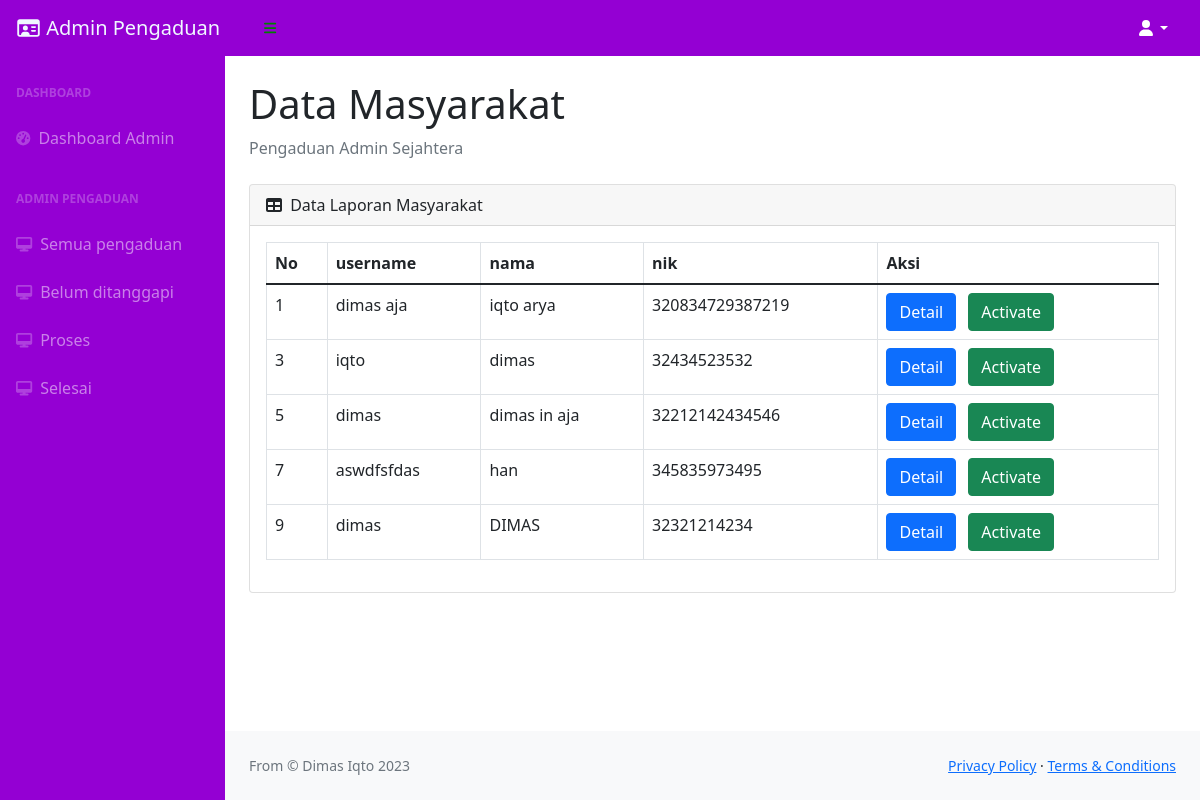
Before: /index.php/admin/data_masyarakat with the older database file.
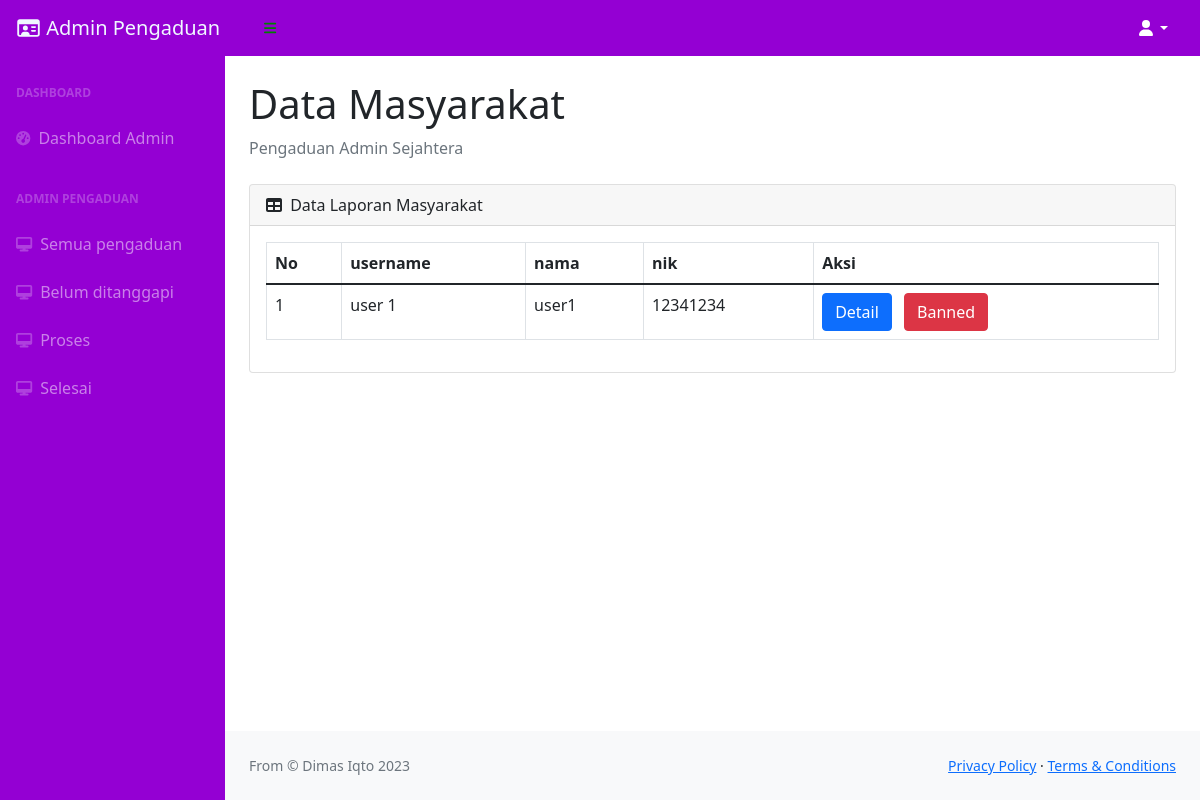
After: the same page with the newer database file.
### tables this page shows
CREATE TABLE `masyarakat` (
  `id` int(11) NOT NULL,
  `nik` varchar(16) NOT NULL,
  `nama` varchar(64) NOT NULL,
  `username` varchar(32) NOT NULL,
  `password` varchar(255) NOT NULL,
  `telp` varchar(15) NOT NULL,
  `status` enum('aktif','banned','','') NOT NULL
);

### application/controllers/Admin.php (called while the page is built, shortened)
<?php
class Admin extends CI_Controller
{
        public function data_masyarakat(){
                $data['user']  = $this->db->get_where('petugas', ['username' => $this->session->userdata('username')])->row_array();
                $data['masyarakat']=$this->M_admin->data_masyarakat()->result_array();
                $this->load->view('templates_admin/header', $data);
                $this->load->view('templates_admin/topbar');
                $this->load->view('templates_admin/sidebar');
                $this->load->view('Dashboard_admin/data_masyarakat', $data);
                $this->load->view('templates_admin/footer');
        }
}

### index.php (called while the page is built, shortened)
<?php
require_once BASEPATH.'core/CodeIgniter.php';

### application/models/M_admin.php (called while the page is built, shortened)
<?php
class M_admin extends CI_Model
{
    public function data_masyarakat(){
        return $this->db->get('masyarakat');
    }
}

### application/views/Dashboard_admin/data_masyarakat.php (the view, shortened to what this page needs)
<div id="layoutSidenav_content">
    <main>
        <div class="container-fluid px-4">
            <h1 class="mt-4">Data Masyarakat</h1>
            <ol class="breadcrumb mb-4">
                <li class="breadcrumb-item active">Pengaduan Admin Sejahtera</li>
            </ol>
            <div class="card mb-4">
                <div class="card-header">
                    <i class="fas fa-table me-1"></i>
                    Data Laporan Masyarakat
                </div>
                <div class="card-body">
                    <table class="table table-bordered">
                        <thead>
                            <tr>
                                <th>No</th>
                                <th>username</th>
                                <th>nama</th>
                                <th>nik</th>
                                <th>Aksi</th>
                            </tr>
                        </thead>
                        <tbody>
                            <?php
                            $no = 1;
                            foreach ($masyarakat as $k) : ?>
                                <tr>
                                    <td><?= $no++ ?></td>
                                    <td><?= $k['username'] ?></td>
                                    <td><?= $k['nama'] ?></td>
                                    <td><?= $k['nik'] ?></td>
                                    <td><button class="btn btn-primary" type="button" data-bs-toggle="modal" data-bs-target="#detailMasyarakatModal<?= $no ?>">Detail</button>
                                    <?php if($k['status']=='aktif'):?>
                                    <button class="btn btn-danger ms-2" data-bs-toggle="modal" data-bs-target="#banMasyarakatModal<?= $k['id'] ?>">Banned</button>
                                    <?php else:?>
                                        <button class="btn btn-success ms-2" data-bs-toggle="modal" data-bs-target="#activateMasyarakatModal<?= $k['id'] ?>">Activate</button>
                                    <?php endif?>
                                </td>
                                </tr>
                            <?php
                                $no++;
                            endforeach ?>
                        </tbody>
                    </table>
                </div>
            </div>
        </div>
    </main>

### application/views/templates_admin/header.php (shortened to what this page needs)
<!DOCTYPE html>
<html lang="en">
    <head>
        <link href="https://cdn.jsdelivr.net/npm/simple-datatables@latest/dist/style.css" rel="stylesheet" />
        <link href="<?= base_url('assets/')?>css/styles.css" rel="stylesheet" />
        <link href="vendor/fontawesome-free/css/all.min.css" rel="stylesheet" type="text/css">
    </head>
    <body class="sb-nav-fixed">

### application/views/templates_admin/topbar.php (shortened to what this page needs)
<nav class="sb-topnav navbar navbar-expand" style="background: darkviolet;">
    <a class="navbar-brand ps-3" href="<?= base_url('Admin') ?>" style="color:aliceblue;"><i class="fa-fw far fa-id-card"></i> Admin Pengaduan</a>
    <button class="btn btn-link btn-sm order-1 order-lg-0 me-4 me-lg-0" id="sidebarToggle" href="#!" style="margin-left: 30px; color: green;"><i class="fas fa-bars"></i></button>
    <ul class="navbar-nav ms-auto ms-md-0 me-3 me-lg-4">
        <li class="nav-item dropdown">
            <a class="nav-link dropdown-toggle" id="navbarDropdown" href="#" role="button" data-bs-toggle="dropdown" aria-expanded="false" style="color: white;"><i class="fas fa-user fa-fw"></i><?= $user['username']?></a>
        </li>
    </ul>
</nav>

### application/views/templates_admin/sidebar.php (shortened to what this page needs)
<div id="layoutSidenav">
    <div id="layoutSidenav_nav">
        <nav class="sb-sidenav accordion sb-sidenav-dark" id="sidenavAccordion">
            <div class="sb-sidenav-menu" style="background: darkviolet;">
                <div class="nav">
                    <div class="sb-sidenav-menu-heading">Dashboard</div>
                    <a class="nav-link" href="<?= base_url('admin') ?>">
                        <div class="sb-nav-link-icon"><i class="fas fa-tachometer-alt"></i></div>
                        Dashboard Admin
                    </a>
                    <div class="sb-sidenav-menu-heading">Admin Pengaduan</div>
                    <a class="nav-link" href="<?= base_url('admin/data_pengaduan') ?>">
                        <div class="sb-nav-link-icon"><i class="fas fa-desktop"></i></div>
                        Semua pengaduan
                    </a>
                    <a class="nav-link" href="<?= base_url('admin/data_pengaduan?status=belum') ?>">
                        <div class="sb-nav-link-icon"><i class="fas fa-desktop"></i></div>
                        Belum ditanggapi
                    </a>
                    <a class="nav-link" href="<?= base_url('admin/data_pengaduan?status=proses') ?>">
                        <div class="sb-nav-link-icon"><i class="fas fa-desktop"></i></div>
                      Proses
                    </a>
                    <a class="nav-link" href="<?= base_url('admin/data_pengaduan?status=selesai') ?>">
                        <div class="sb-nav-link-icon"><i class="fas fa-desktop"></i></div>
                      Selesai
                    </a>
                </div>
            </div>
        </nav>
    </div>

### application/views/templates_admin/footer.php (shortened to what this page needs)
<footer class="py-4 bg-light mt-auto">
                    <div class="container-fluid px-4">
                        <div class="d-flex align-items-center justify-content-between small">
                            <div class="text-muted">From &copy; Dimas Iqto 2023</div>
                            <div>
                                <a href="#">Privacy Policy</a>
                                &middot;
                                <a href="#">Terms &amp; Conditions</a>
                            </div>
                        </div>
                    </div>
                </footer>
            </div>
        </div>
    </body>
</html>

Changed rows visible on the page:
removed masyarakat: username "dimas aja", nama "iqto arya", nik "320834729387219"
removed masyarakat: username "iqto", nama "dimas", nik "32434523532"
removed masyarakat: username "dimas", nama "dimas in aja", nik "32212142434546"
removed masyarakat: username "aswdfsfdas", nama "han", nik "345835973495"
removed masyarakat: username "dimas", nama "DIMAS", nik "32321214234"
added masyarakat: username "user 1", nama "user1", nik "12341234"
